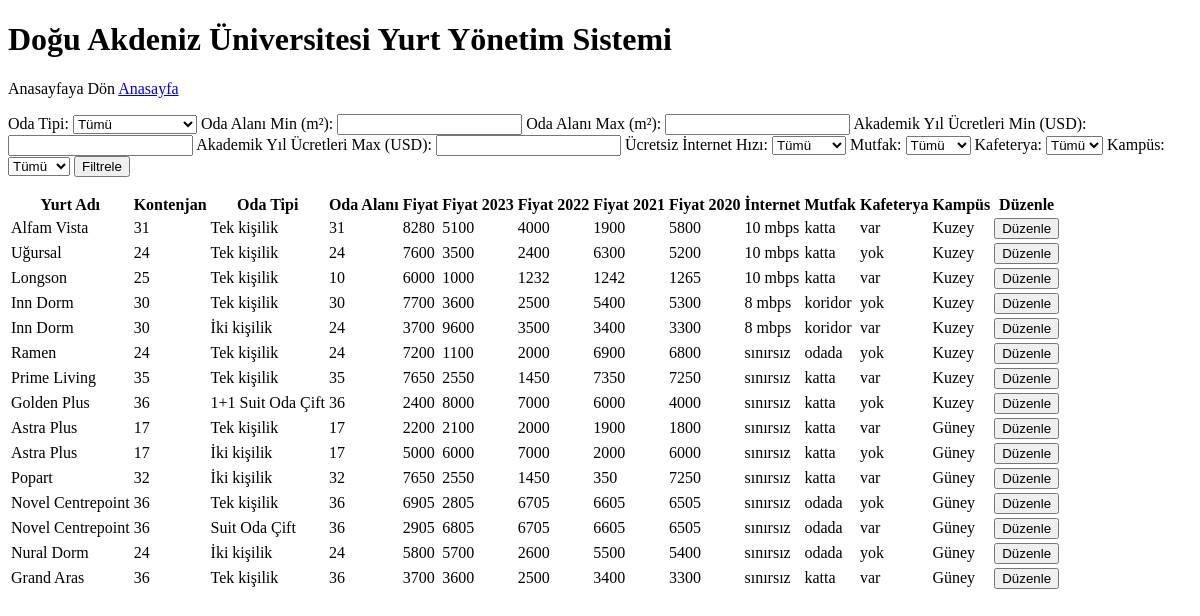
The page /yurtupdate.php on the database its author committed.
### tables this page shows
CREATE TABLE `yurtlar` (
  `yurtadi` varchar(30) NOT NULL,
  `kontenjan` int(5) NOT NULL DEFAULT 30,
  `odatipi` varchar(40) NOT NULL,
  `odalani` varchar(40) NOT NULL,
  `fiyat` int(10) NOT NULL,
  `fiyat2023` int(10) NOT NULL,
  `fiyat2022` int(10) NOT NULL,
  `fiyat2021` int(10) NOT NULL,
  `fiyat2020` int(10) NOT NULL,
  `internet` varchar(15) NOT NULL,
  `mutfak` varchar(20) NOT NULL,
  `kafeterya` varchar(20) NOT NULL,
  `kampus` varchar(15) NOT NULL
);

### yurtupdate.php (the view, shortened to what this page needs)
<!DOCTYPE html>
<html lang="en">
<head>
</head>
<body>
    <div class="container">
        <h1>Doğu Akdeniz Üniversitesi Yurt Yönetim Sistemi</h1>
        <p>Anasayfaya Dön <a href="ana_sayfa.php">Anasayfa</a></p>
        <?php
            $servername = "localhost";
            $username = "root";
            $password = "";
            $database = "btbs404";
            $baglanti = new mysqli($servername, $username, $password, $database);
            $baglanti->set_charset("utf8");
            $query = "SELECT * FROM yurtlar WHERE 1=1";
            $result = $baglanti->query($query);
        ?>
        <form id="filterForm" method="POST" action="">
            <p>
                <label for="odaTipi">Oda Tipi:</label>
                <select id="odaTipi" name="odaTipi" class="filter-input">
                    <option value="">Tümü</option>
                </select>
                <label for="odaAlaniMin">Oda Alanı Min (m²):</label>
                <input type="number" id="odaAlaniMin" name="odaAlaniMin" class="filter-input">
                <label for="odaAlaniMax">Oda Alanı Max (m²):</label>
                <input type="number" id="odaAlaniMax" name="odaAlaniMax" class="filter-input">
                <label for="fiyatMin">Akademik Yıl Ücretleri Min (USD):</label>
                <input type="number" id="fiyatMin" name="fiyatMin" class="filter-input">
                <label for="fiyatMax">Akademik Yıl Ücretleri Max (USD):</label>
                <input type="number" id="fiyatMax" name="fiyatMax" class="filter-input">
                <label for="internet">Ücretsiz İnternet Hızı:</label>
                <select id="internet" name="internet" class="filter-input">
                    <option value="">Tümü</option>
                </select>
                <label for="mutfak">Mutfak:</label>
                <select id="mutfak" name="mutfak" class="filter-input">
                    <option value="">Tümü</option>
                </select>
                <label for="kafeterya">Kafeterya:</label>
                <select id="kafeterya" name="kafeterya" class="filter-input">
                    <option value="">Tümü</option>
                </select>
                <label for="kampus">Kampüs:</label>
                <select id="kampus" name="kampus" class="filter-input">
                    <option value="">Tümü</option>
                </select>
                <button type="submit">Filtrele</button>
            </p>
        </form>
        <table>
            <thead>
                <tr>
                    <th>Yurt Adı</th>
                    <th>Kontenjan</th>
                    <th>Oda Tipi</th>
                    <th>Oda Alanı</th>
                    <th>Fiyat</th>
                    <th>Fiyat 2023</th>
                    <th>Fiyat 2022</th>
                    <th>Fiyat 2021</th>
                    <th>Fiyat 2020</th>
                    <th>İnternet</th>
                    <th>Mutfak</th>
                    <th>Kafeterya</th>
                    <th>Kampüs</th>
                    <th>Düzenle</th>
                </tr>
            </thead>
            <tbody>
                <?php
                    if ($result->num_rows > 0) {
                        while($row = $result->fetch_assoc()) {
                            echo "<tr>
                                <td>{$row['yurtadi']}</td>
                                <td>{$row['kontenjan']}</td>
                                <td>{$row['odatipi']}</td>
                                <td>{$row['odalani']}</td>
                                <td>{$row['fiyat']}</td>
                                <td>{$row['fiyat2023']}</td>
                                <td>{$row['fiyat2022']}</td>
                                <td>{$row['fiyat2021']}</td>
                                <td>{$row['fiyat2020']}</td>
                                <td>{$row['internet']}</td>
                                <td>{$row['mutfak']}</td>
                                <td>{$row['kafeterya']}</td>
                                <td>{$row['kampus']}</td>
                                <td><button class='edit-button' data-yurtadi='{$row['yurtadi']}'>Düzenle</button></td>
                            </tr>";
                        }
                    } else {
                        echo "<tr><td colspan='14'>Sonuç bulunamadı.</td></tr>";
                    }
                ?>
            </tbody>
        </table>
    </div>
</body>
</html>

### rows shown on the page
yurtlar: yurtadi "Alfam Vista", kontenjan "31", odatipi "Tek kişilik", odalani "31", fiyat "8280", fiyat2023 "5100", fiyat2022 "4000", fiyat2021 "1900", fiyat2020 "5800", internet "10 mbps", mutfak "katta", kafeterya "var", kampus "Kuzey"
yurtlar: yurtadi "Uğursal", kontenjan "24", odatipi "Tek kişilik", odalani "24", fiyat "7600", fiyat2023 "3500", fiyat2022 "2400", fiyat2021 "6300", fiyat2020 "5200", internet "10 mbps", mutfak "katta", kafeterya "yok", kampus "Kuzey"
yurtlar: yurtadi "Longson", kontenjan "25", odatipi "Tek kişilik", odalani "10", fiyat "6000", fiyat2023 "1000", fiyat2022 "1232", fiyat2021 "1242", fiyat2020 "1265", internet "10 mbps", mutfak "katta", kafeterya "var", kampus "Kuzey"
yurtlar: yurtadi "Inn Dorm", kontenjan "30", odatipi "Tek kişilik", odalani "30", fiyat "7700", fiyat2023 "3600", fiyat2022 "2500", fiyat2021 "5400", fiyat2020 "5300", internet "8 mbps", mutfak "koridor", kafeterya "yok", kampus "Kuzey"
yurtlar: yurtadi "Inn Dorm", kontenjan "30", odatipi "İki kişilik", odalani "24", fiyat "3700", fiyat2023 "9600", fiyat2022 "3500", fiyat2021 "3400", fiyat2020 "3300", internet "8 mbps", mutfak "koridor", kafeterya "var", kampus "Kuzey"
yurtlar: yurtadi "Ramen", kontenjan "24", odatipi "Tek kişilik", odalani "24", fiyat "7200", fiyat2023 "1100", fiyat2022 "2000", fiyat2021 "6900", fiyat2020 "6800", internet "sınırsız", mutfak "odada", kafeterya "yok", kampus "Kuzey"
yurtlar: yurtadi "Prime Living", kontenjan "35", odatipi "Tek kişilik", odalani "35", fiyat "7650", fiyat2023 "2550", fiyat2022 "1450", fiyat2021 "7350", fiyat2020 "7250", internet "sınırsız", mutfak "katta", kafeterya "var", kampus "Kuzey"
yurtlar: yurtadi "Golden Plus", kontenjan "36", odatipi "1+1 Suit Oda Çift", odalani "36", fiyat "2400", fiyat2023 "8000", fiyat2022 "7000", fiyat2021 "6000", fiyat2020 "4000", internet "sınırsız", mutfak "katta", kafeterya "yok", kampus "Kuzey"
yurtlar: yurtadi "Astra Plus", kontenjan "17", odatipi "Tek kişilik", odalani "17", fiyat "2200", fiyat2023 "2100", fiyat2022 "2000", fiyat2021 "1900", fiyat2020 "1800", internet "sınırsız", mutfak "katta", kafeterya "var", kampus "Güney"
yurtlar: yurtadi "Astra Plus", kontenjan "17", odatipi "İki kişilik", odalani "17", fiyat "5000", fiyat2023 "6000", fiyat2022 "7000", fiyat2021 "2000", fiyat2020 "6000", internet "sınırsız", mutfak "katta", kafeterya "yok", kampus "Güney"
yurtlar: yurtadi "Popart", kontenjan "32", odatipi "İki kişilik", odalani "32", fiyat "7650", fiyat2023 "2550", fiyat2022 "1450", fiyat2021 "350", fiyat2020 "7250", internet "sınırsız", mutfak "katta", kafeterya "var", kampus "Güney"
yurtlar: yurtadi "Novel Centrepoint", kontenjan "36", odatipi "Tek kişilik", odalani "36", fiyat "6905", fiyat2023 "2805", fiyat2022 "6705", fiyat2021 "6605", fiyat2020 "6505", internet "sınırsız", mutfak "odada", kafeterya "yok", kampus "Güney"
yurtlar: yurtadi "Novel Centrepoint", kontenjan "36", odatipi "Suit Oda Çift", odalani "36", fiyat "2905", fiyat2023 "6805", fiyat2022 "6705", fiyat2021 "6605", fiyat2020 "6505", internet "sınırsız", mutfak "odada", kafeterya "var", kampus "Güney"
yurtlar: yurtadi "Nural Dorm", kontenjan "24", odatipi "İki kişilik", odalani "24", fiyat "5800", fiyat2023 "5700", fiyat2022 "2600", fiyat2021 "5500", fiyat2020 "5400", internet "sınırsız", mutfak "odada", kafeterya "yok", kampus "Güney"
yurtlar: yurtadi "Grand Aras", kontenjan "36", odatipi "Tek kişilik", odalani "36", fiyat "3700", fiyat2023 "3600", fiyat2022 "2500", fiyat2021 "3400", fiyat2020 "3300", internet "sınırsız", mutfak "katta", kafeterya "var", kampus "Güney"
